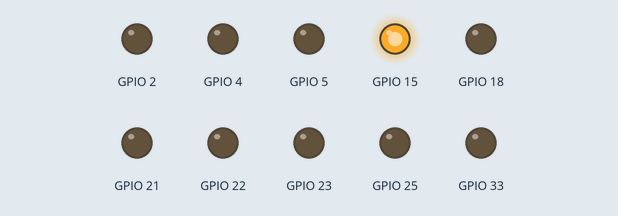
Recording of a program running on a simulated ESP32 board running MicroPython. On the bench: output pins drawn as LEDs (lit = HIGH). At 4.0 s the program stops and its outputs stay as they are.

Above: at 0.1 s.
At 0.5 s:
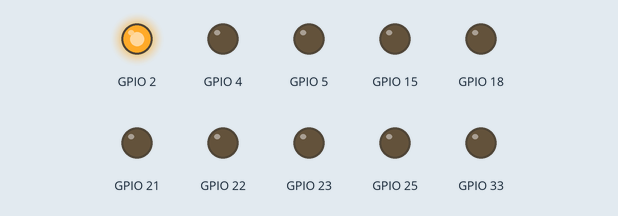
At 0.9 s:
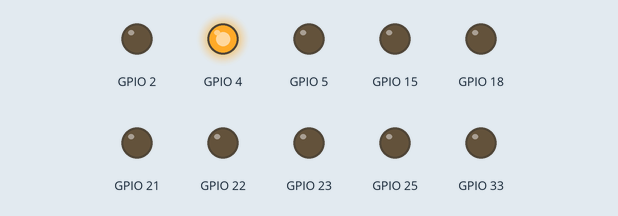
At 2.1 s:
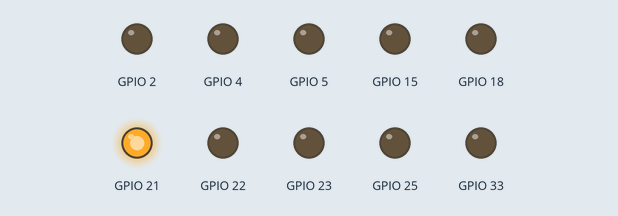
At 2.9 s:
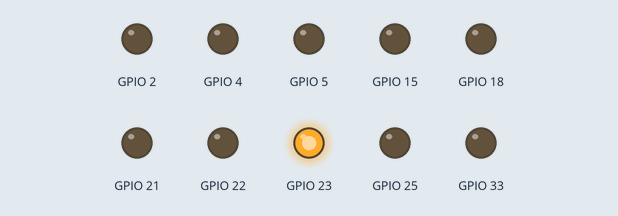
At 3.9 s:
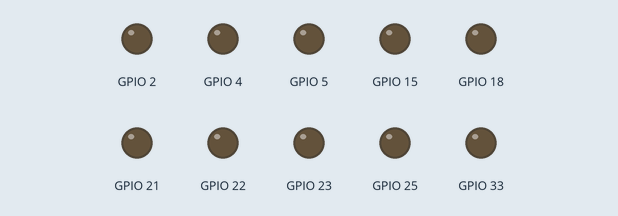
Timing chart, 0 to 5.4 s (numbered marks = the images above):
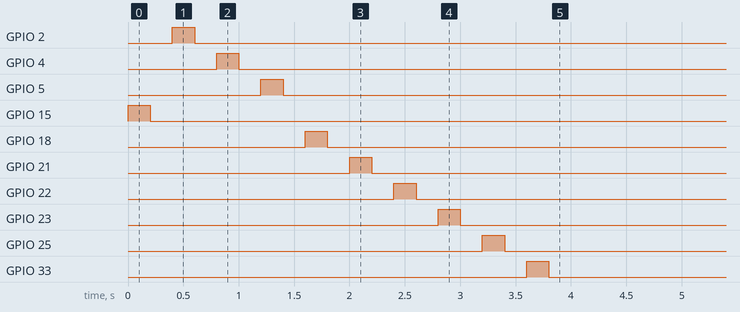

Measured:
- by itself, GPIO 2: LOW → HIGH at 0.40 s, → LOW 0.20 s later
- by itself, GPIO 4: LOW → HIGH at 0.80 s, → LOW 0.20 s later
- by itself, GPIO 5: LOW → HIGH at 1.2 s, → LOW 0.20 s later
- by itself, GPIO 15: LOW → HIGH at 0.00 s, → LOW 0.20 s later
- by itself, GPIO 18: LOW → HIGH at 1.6 s, → LOW 0.20 s later
- by itself, GPIO 21: LOW → HIGH at 2.0 s, → LOW 0.20 s later
- by itself, GPIO 22: LOW → HIGH at 2.4 s, → LOW 0.20 s later
- by itself, GPIO 23: LOW → HIGH at 2.8 s, → LOW 0.20 s later

The program:

Encender_Cod1.py
```python
from machine import Pin as pin
from utime import sleep
led1=pin(15,pin.OUT)
led2=pin(2,pin.OUT)
led3=pin(4,pin.OUT)
led4=pin(5,pin.OUT)
led5=pin(18,pin.OUT)
led6=pin(21,pin.OUT)
led7=pin(22,pin.OUT)
led8=pin(23,pin.OUT)
led9=pin(25,pin.OUT)
led10=pin(33,pin.OUT)

pausa=0.2

while True:
    led1.value(1)
    sleep(pausa)
    led1.value(0)
    sleep(pausa)
    led2.value(1)
    sleep(pausa)
    led2.value(0)
    sleep(pausa)
    led3.value(1)
    sleep(pausa)
    led3.value(0)
    sleep(pausa)
    led4.value(1)
    sleep(pausa)
    led4.value(0)
    sleep(pausa)
    led5.value(1)
    sleep(pausa)
    led5.value(0)
    sleep(pausa)
    led6.value(1)
    sleep(pausa)
    led6.value(0)
    sleep(pausa)
    led7.value(1)
    sleep(pausa)
    led7.value(0)
    sleep(pausa)
    led8.value(1)
    sleep(pausa)
    led8.value(0)
    sleep(pausa)
    led9.value(1)
    sleep(pausa)
    led9.value(0)
    sleep(pausa)
    led10.value(1)
    sleep(pausa)
    led10.value(0)
    sleep(pausa)
    break
```
